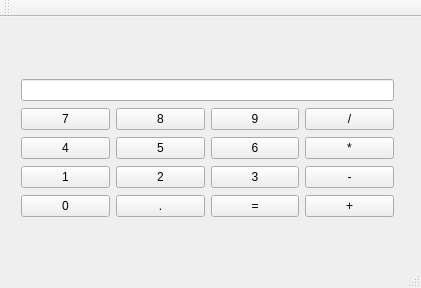
<?xml version="1.0" encoding="UTF-8"?>
<ui version="4.0">
 <class>Calc</class>
 <widget class="QMainWindow" name="Calc">
  <property name="geometry">
   <rect>
    <x>0</x>
    <y>0</y>
    <width>421</width>
    <height>288</height>
   </rect>
  </property>
  <property name="windowTitle">
   <string>Calc</string>
  </property>
  <widget class="QWidget" name="centralWidget">
   <widget class="QWidget" name="">
    <property name="geometry">
     <rect>
      <x>10</x>
      <y>50</y>
      <width>395</width>
      <height>166</height>
     </rect>
    </property>
    <layout class="QGridLayout" name="gridLayout">
     <item row="0" column="0" colspan="4">
      <widget class="QLineEdit" name="lineEdit"/>
     </item>
     <item row="1" column="0">
      <widget class="QPushButton" name="pushButton">
       <property name="text">
        <string>7</string>
       </property>
      </widget>
     </item>
     <item row="1" column="1">
      <widget class="QPushButton" name="pushButton_2">
       <property name="text">
        <string>8</string>
       </property>
      </widget>
     </item>
     <item row="1" column="2">
      <widget class="QPushButton" name="pushButton_3">
       <property name="text">
        <string>9</string>
       </property>
      </widget>
     </item>
     <item row="1" column="3">
      <widget class="QPushButton" name="pushButton_10">
       <property name="text">
        <string>/</string>
       </property>
      </widget>
     </item>
     <item row="2" column="0">
      <widget class="QPushButton" name="pushButton_4">
       <property name="text">
        <string>4</string>
       </property>
      </widget>
     </item>
     <item row="2" column="1">
      <widget class="QPushButton" name="pushButton_5">
       <property name="text">
        <string>5</string>
       </property>
      </widget>
     </item>
     <item row="2" column="2">
      <widget class="QPushButton" name="pushButton_6">
       <property name="text">
        <string>6</string>
       </property>
      </widget>
     </item>
     <item row="2" column="3">
      <widget class="QPushButton" name="pushButton_11">
       <property name="text">
        <string>*</string>
       </property>
      </widget>
     </item>
     <item row="3" column="0">
      <widget class="QPushButton" name="pushButton_7">
       <property name="text">
        <string>1</string>
       </property>
      </widget>
     </item>
     <item row="3" column="1">
      <widget class="QPushButton" name="pushButton_8">
       <property name="text">
        <string>2</string>
       </property>
      </widget>
     </item>
     <item row="3" column="2">
      <widget class="QPushButton" name="pushButton_9">
       <property name="text">
        <string>3</string>
       </property>
      </widget>
     </item>
     <item row="3" column="3">
      <widget class="QPushButton" name="pushButton_13">
       <property name="text">
        <string>-</string>
       </property>
      </widget>
     </item>
     <item row="4" column="0">
      <widget class="QPushButton" name="pushButton_15">
       <property name="text">
        <string>0</string>
       </property>
      </widget>
     </item>
     <item row="4" column="1">
      <widget class="QPushButton" name="pushButton_16">
       <property name="text">
        <string>.</string>
       </property>
      </widget>
     </item>
     <item row="4" column="2">
      <widget class="QPushButton" name="pushButton_14">
       <property name="text">
        <string>=</string>
       </property>
      </widget>
     </item>
     <item row="4" column="3">
      <widget class="QPushButton" name="pushButton_12">
       <property name="text">
        <string>+</string>
       </property>
      </widget>
     </item>
    </layout>
   </widget>
  </widget>
  <widget class="QMenuBar" name="menuBar">
   <property name="geometry">
    <rect>
     <x>0</x>
     <y>0</y>
     <width>421</width>
     <height>26</height>
    </rect>
   </property>
  </widget>
  <widget class="QToolBar" name="mainToolBar">
   <attribute name="toolBarArea">
    <enum>TopToolBarArea</enum>
   </attribute>
   <attribute name="toolBarBreak">
    <bool>false</bool>
   </attribute>
  </widget>
  <widget class="QStatusBar" name="statusBar"/>
 </widget>
 <layoutdefault spacing="6" margin="11"/>
 <resources/>
 <connections/>
</ui>
